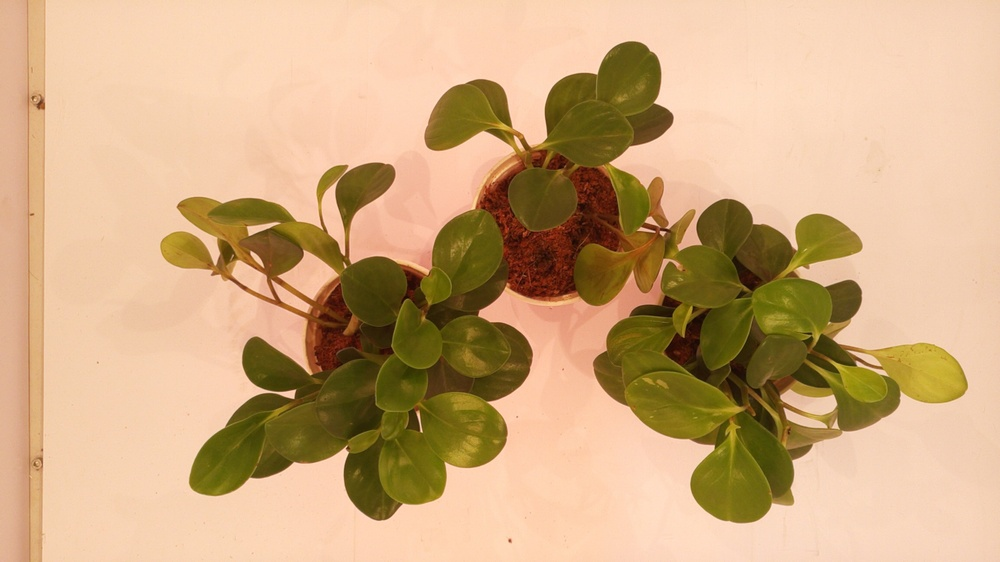
#> input picture RGB/070525_1522_RGB.jpg, 1000 x 562 px, shrunk from 1920 x 1080 before the run
$ python split.py
#> lines starting #> are read from the running program, lines starting #| are printed output that depends on the picture
import cv2
import numpy as np

nir_image = cv2.imread("RGB/070525_1522_RGB.jpg")
#> nir_image is the input picture: shape (562, 1000, 3); mean B, G, R 128.8, 169.9, 205.2

nir_channel = cv2.split(nir_image)

red_nir = nir_channel[2].astype("float32")
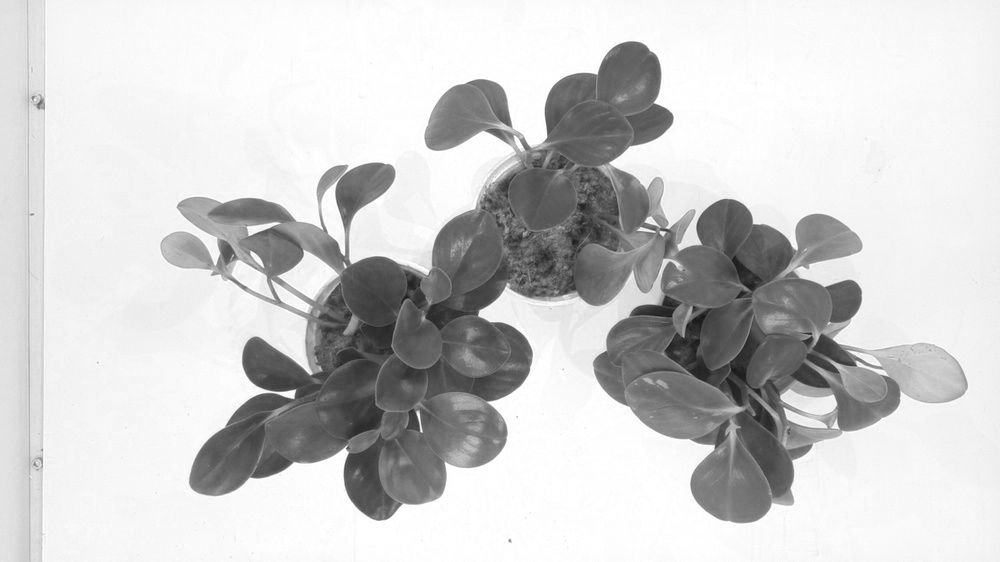
#> red_nir: shape (562, 1000) float32; min 23, max 255, mean 205.2
green_nir = nir_channel[1].astype("float32")
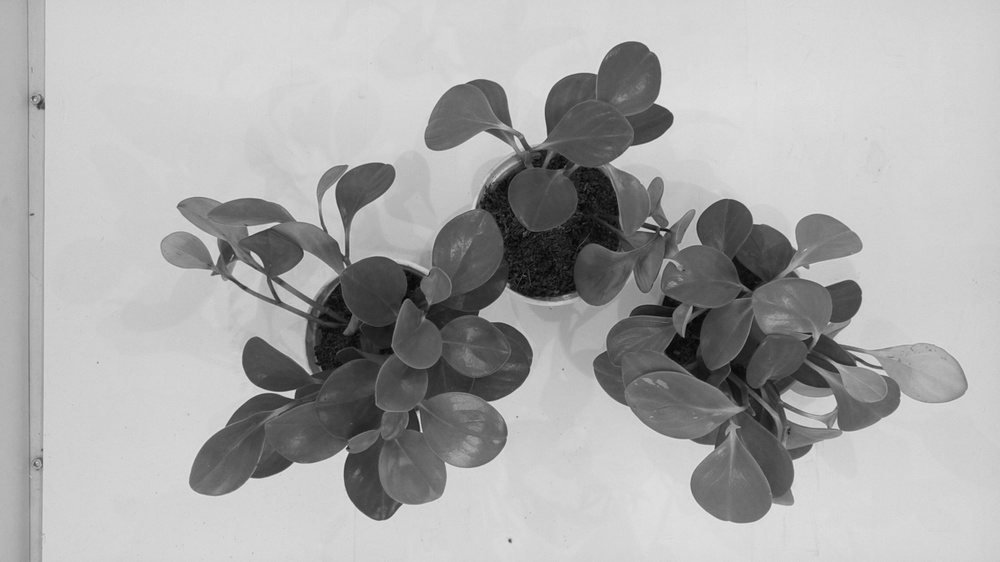
#> green_nir: shape (562, 1000) float32; min 0, max 227, mean 169.9
blue_nir = nir_channel[0].astype("float32")
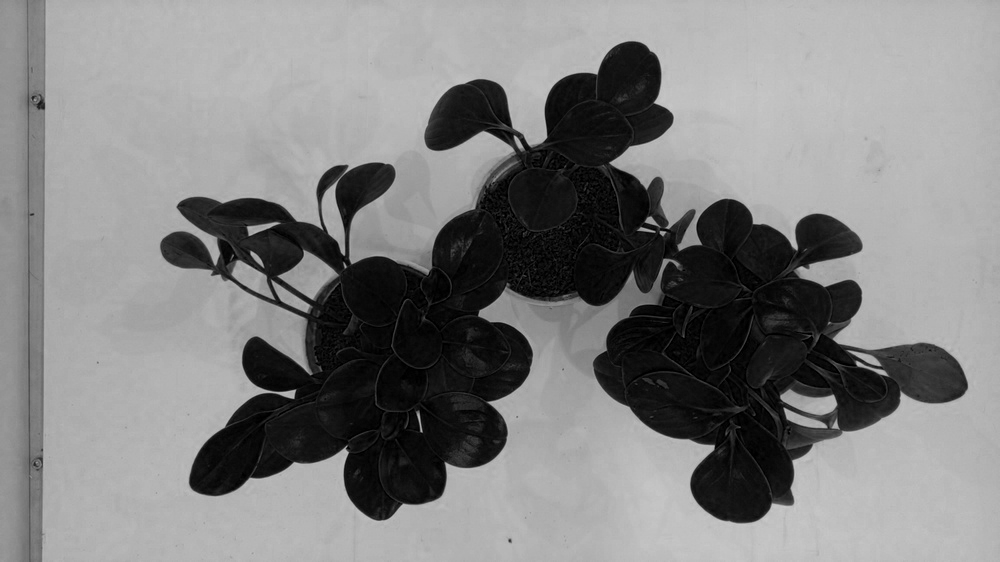
#> blue_nir: shape (562, 1000) float32; min 0, max 201, mean 128.8

cv2.imwrite("red_nir.jpg", red_nir)
cv2.imwrite("green_nir.jpg", red_nir)
cv2.imwrite("blue_nir.jpg", red_nir)

$ run again, with RGB/060525_1600_RGB.jpg copied over RGB/070525_1522_RGB.jpg
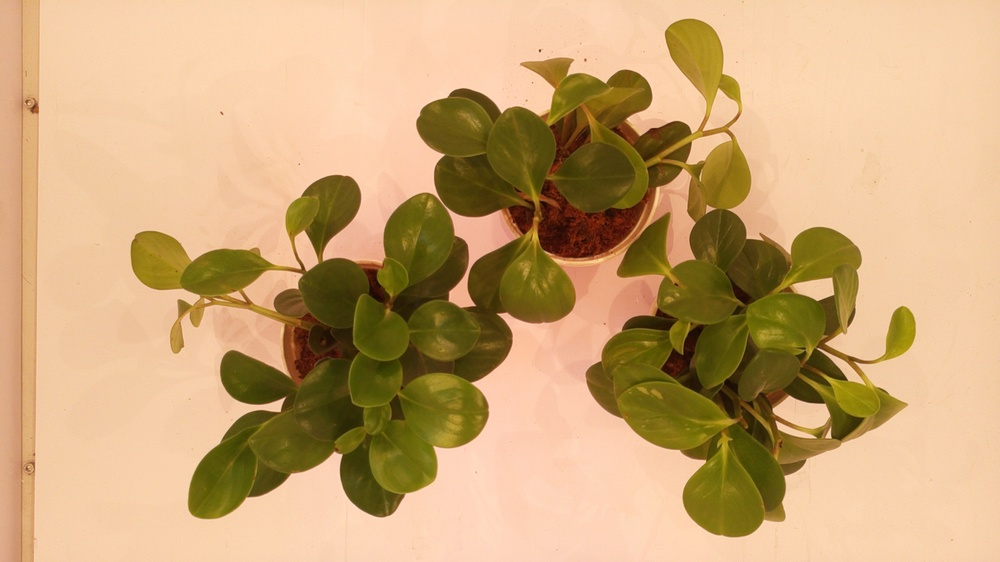
#> input picture RGB/060525_1600_RGB.jpg, 1000 x 562 px, shrunk from 1920 x 1080 before the run
#> nir_image is the input picture: shape (562, 1000, 3); mean B, G, R 119.8, 166.4, 201.7
#> `green_nir = nir_channel[1].astype("float32")`:
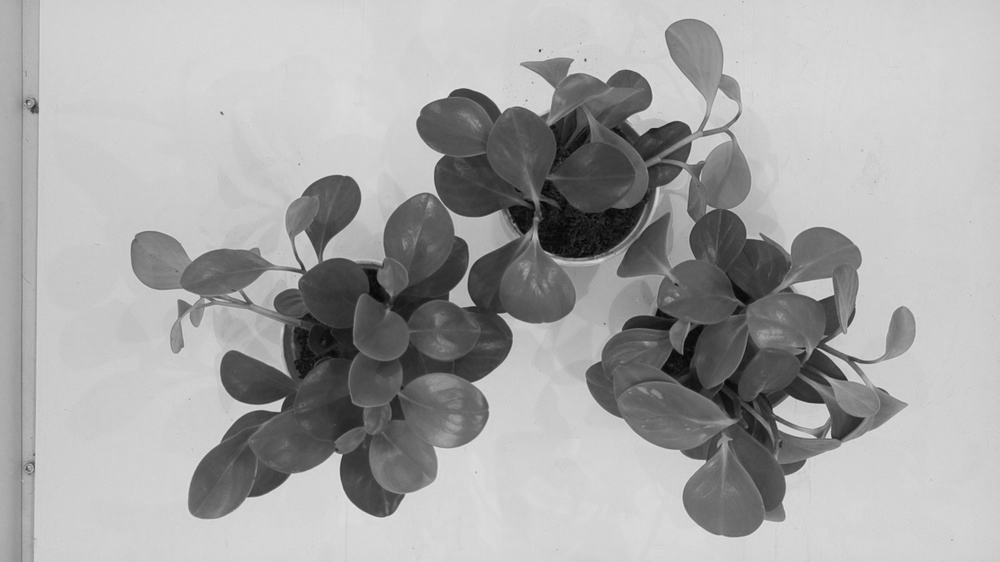
#> green_nir: shape (562, 1000) float32; min 2, max 225, mean 166.4
#> `blue_nir = nir_channel[0].astype("float32")`:
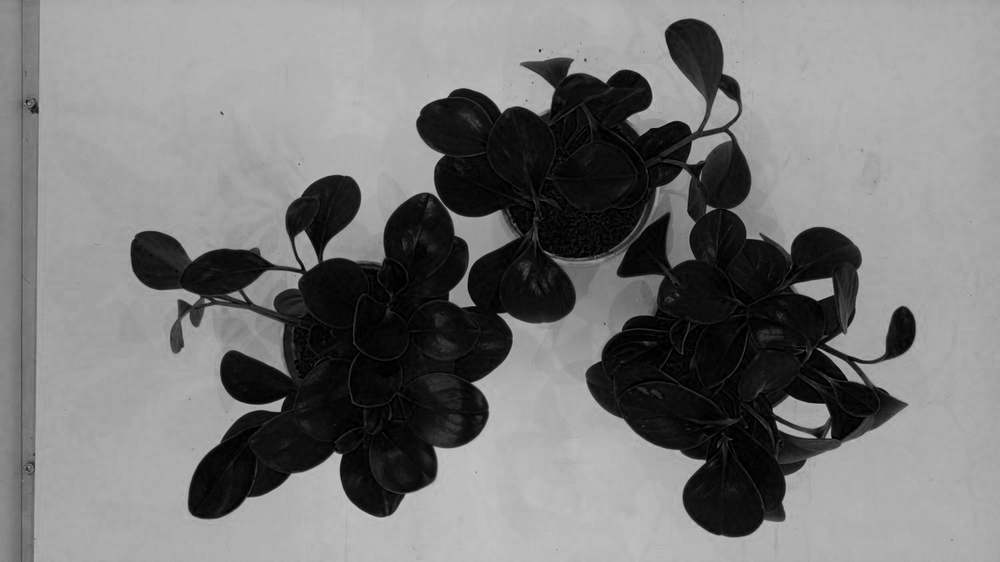
#> blue_nir: shape (562, 1000) float32; min 0, max 197, mean 119.8

$ run again, with RGB/070525_1521_RGB.jpg copied over RGB/070525_1522_RGB.jpg
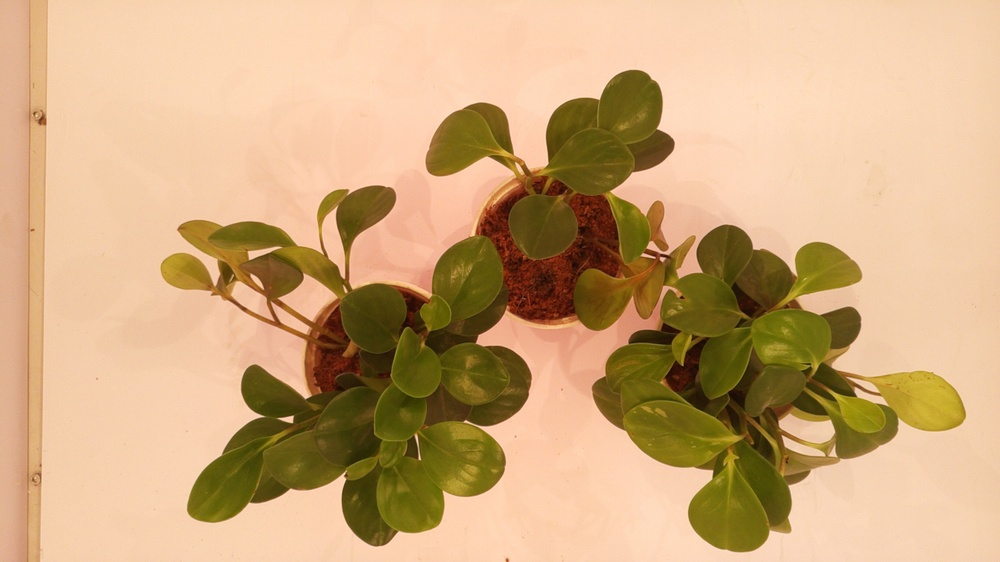
#> input picture RGB/070525_1521_RGB.jpg, 1000 x 562 px, shrunk from 1920 x 1080 before the run
#> nir_image is the input picture: shape (562, 1000, 3); mean B, G, R 125.8, 169.1, 205
#> `green_nir = nir_channel[1].astype("float32")`:
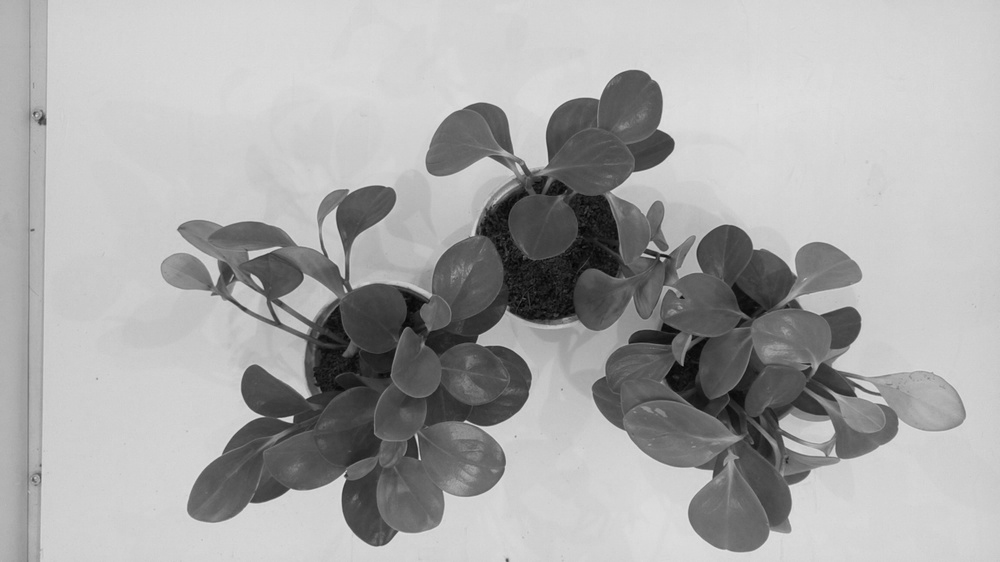
#> green_nir: shape (562, 1000) float32; min 2, max 227, mean 169.1
#> `blue_nir = nir_channel[0].astype("float32")`:
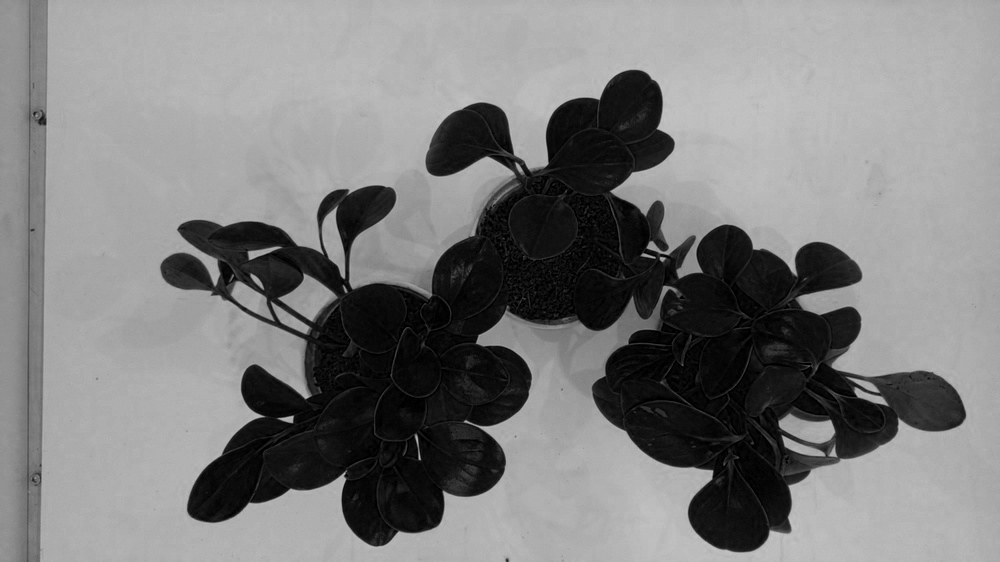
#> blue_nir: shape (562, 1000) float32; min 0, max 198, mean 125.8
